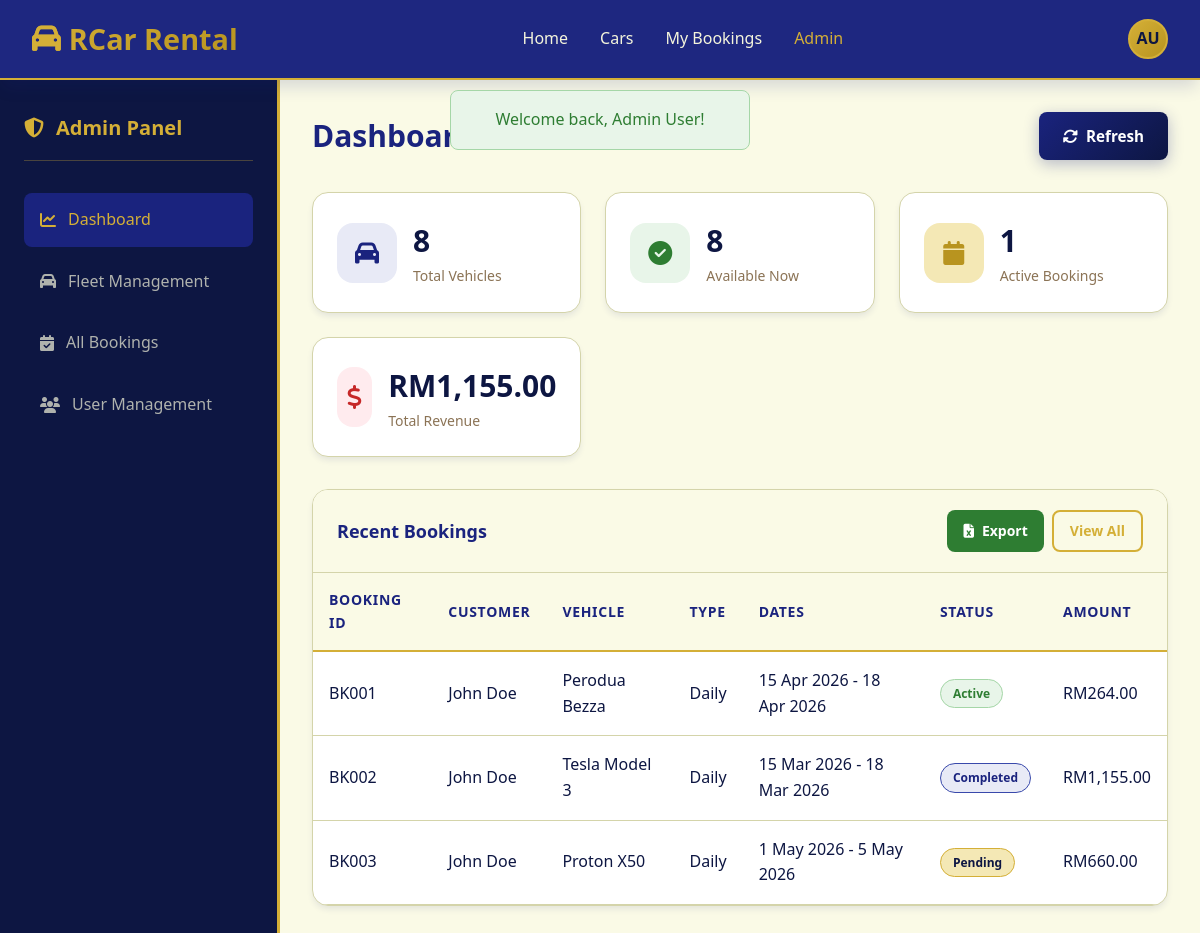
Screenshot of /pages/admin.php (signed in) with the database file from the repository.
### tables this page shows
CREATE TABLE IF NOT EXISTS bookings (
    id VARCHAR(20) PRIMARY KEY,
    user_id INT NOT NULL,
    car_id INT NOT NULL,
    rental_type ENUM('hourly', 'daily') DEFAULT 'daily',
    hours INT DEFAULT NULL,
    pickup_date DATE NOT NULL,
    return_date DATE NOT NULL,
    pickup_time TIME DEFAULT NULL,
    return_time TIME DEFAULT NULL,
    location VARCHAR(100) NOT NULL,
    status ENUM('pending', 'active', 'completed', 'cancelled') DEFAULT 'pending',
    total_amount DECIMAL(10,2) NOT NULL,
    insurance BOOLEAN DEFAULT FALSE,
    gps BOOLEAN DEFAULT FALSE,
    child_seat BOOLEAN DEFAULT FALSE,
    touch_n_go BOOLEAN DEFAULT FALSE,
    created_at TIMESTAMP DEFAULT CURRENT_TIMESTAMP,
    updated_at TIMESTAMP DEFAULT CURRENT_TIMESTAMP ON UPDATE CURRENT_TIMESTAMP,
    FOREIGN KEY (user_id) REFERENCES users(id) ON DELETE CASCADE,
    FOREIGN KEY (car_id) REFERENCES cars(id) ON DELETE CASCADE
);

CREATE TABLE IF NOT EXISTS users (
    id INT AUTO_INCREMENT PRIMARY KEY,
    name VARCHAR(100) NOT NULL,
    email VARCHAR(100) NOT NULL UNIQUE,
    password VARCHAR(255) NOT NULL,
    license_number VARCHAR(50) NOT NULL,
    phone VARCHAR(20) DEFAULT NULL,
    role ENUM('customer', 'admin') DEFAULT 'customer',
    status ENUM('active', 'inactive') DEFAULT 'active',
    created_at TIMESTAMP DEFAULT CURRENT_TIMESTAMP,
    updated_at TIMESTAMP DEFAULT CURRENT_TIMESTAMP ON UPDATE CURRENT_TIMESTAMP
);

CREATE TABLE IF NOT EXISTS cars (
    id INT AUTO_INCREMENT PRIMARY KEY,
    brand VARCHAR(50) NOT NULL,
    model VARCHAR(50) NOT NULL,
    type ENUM('sedan', 'suv', 'luxury', 'electric', 'hatchback', 'mpv') NOT NULL,
    price_per_day DECIMAL(10,2) NOT NULL,
    price_per_hour DECIMAL(10,2) DEFAULT NULL,
    year INT NOT NULL,
    seats INT NOT NULL DEFAULT 5,
    features TEXT,
    image VARCHAR(50) DEFAULT 'fa-car',
    image_exterior VARCHAR(255) DEFAULT NULL,
    image_interior VARCHAR(255) DEFAULT NULL,
    available BOOLEAN DEFAULT TRUE,
    created_at TIMESTAMP DEFAULT CURRENT_TIMESTAMP,
    updated_at TIMESTAMP DEFAULT CURRENT_TIMESTAMP ON UPDATE CURRENT_TIMESTAMP
);

### pages/admin.php (the view, shortened to what this page needs)
<?php
require_once 'includes/header.php';
$conn = getDBConnection();
$view = isset($_GET['view']) ? sanitize($_GET['view']) : 'dashboard';
$totalCars = $conn->query("SELECT COUNT(*) as count FROM cars")->fetch_assoc()['count'];
$availableCars = $conn->query("SELECT COUNT(*) as count FROM cars WHERE available = 1")->fetch_assoc()['count'];
$activeBookings = $conn->query("SELECT COUNT(*) as count FROM bookings WHERE status = 'active'")->fetch_assoc()['count'];
$revenue = $conn->query("SELECT COALESCE(SUM(total_amount), 0) as total FROM bookings WHERE status = 'completed'")->fetch_assoc()['total'];
$recentBookings = $conn->query("SELECT b.*, u.name as user_name, c.brand, c.model
    FROM bookings b
    JOIN users u ON b.user_id = u.id
    JOIN cars c ON b.car_id = c.id
    ORDER BY b.created_at DESC LIMIT 5");
?>
<div class="page active" id="page-admin">
    <div class="admin-layout">
        <aside class="sidebar">
            <div class="sidebar-header">
                <div class="sidebar-title">
                    <i class="fas fa-shield-alt"></i>
                    Admin Panel
                </div>
            </div>
            <ul class="sidebar-menu">
                <li class="sidebar-item">
                    <a href="index.php?page=admin&view=dashboard" class="sidebar-link <?php echo $view == 'dashboard' ? 'active' : ''; ?>">
                        <i class="fas fa-chart-line"></i> Dashboard
                    </a>
                </li>
                <li class="sidebar-item">
                    <a href="index.php?page=admin&view=fleet" class="sidebar-link <?php echo $view == 'fleet' ? 'active' : ''; ?>">
                        <i class="fas fa-car"></i> Fleet Management
                    </a>
                </li>
                <li class="sidebar-item">
                    <a href="index.php?page=admin&view=bookings" class="sidebar-link <?php echo $view == 'bookings' ? 'active' : ''; ?>">
                        <i class="fas fa-calendar-check"></i> All Bookings
                    </a>
                </li>
                <li class="sidebar-item">
                    <a href="index.php?page=admin&view=users" class="sidebar-link <?php echo $view == 'users' ? 'active' : ''; ?>">
                        <i class="fas fa-users"></i> User Management
                    </a>
                </li>
            </ul>
        </aside>
        <div class="admin-main">
            <?php if ($view == 'dashboard'): ?>
            <div class="admin-view" id="admin-dashboard">
                <div class="admin-header">
                    <h1 class="admin-title">Dashboard Overview</h1>
                    <a href="index.php?page=admin&view=dashboard" class="btn btn-primary">
                        <i class="fas fa-sync-alt"></i> Refresh
                    </a>
                </div>
                <div class="stats-grid">
                    <div class="stat-card">
                        <div class="stat-icon blue">
                            <i class="fas fa-car"></i>
                        </div>
                        <div class="stat-info">
                            <h3><?php echo $totalCars; ?></h3>
                            <p>Total Vehicles</p>
                        </div>
                    </div>
                    <div class="stat-card">
                        <div class="stat-icon green">
                            <i class="fas fa-check-circle"></i>
                        </div>
                        <div class="stat-info">
                            <h3><?php echo $availableCars; ?></h3>
                            <p>Available Now</p>
                        </div>
                    </div>
                    <div class="stat-card">
                        <div class="stat-icon yellow">
                            <i class="fas fa-calendar"></i>
                        </div>
                        <div class="stat-info">
                            <h3><?php echo $activeBookings; ?></h3>
                            <p>Active Bookings</p>
                        </div>
                    </div>
                    <div class="stat-card">
                        <div class="stat-icon red">
                            <i class="fas fa-dollar-sign"></i>
                        </div>
                        <div class="stat-info">
                            <h3><?php echo formatCurrency($revenue); ?></h3>
                            <p>Total Revenue</p>
                        </div>
                    </div>
                </div>
                <div class="admin-section">
                    <div class="section-header-bar">
                        <h3 class="section-title-sm">Recent Bookings</h3>
                        <div style="display:flex;gap:0.5rem">
                            <a href="index.php?page=export-bookings" class="btn btn-sm btn-success">
                                <i class="fas fa-file-excel"></i> Export
                            </a>
                            <a href="index.php?page=admin&view=bookings" class="btn btn-sm btn-secondary">View All</a>
                        </div>
                    </div>
                    <div class="table-container">
                        <table class="data-table">
                            <thead>
                                <tr>
                                    <th>Booking ID</th>
                                    <th>Customer</th>
                                    <th>Vehicle</th>
                                    <th>Type</th>
                                    <th>Dates</th>
                                    <th>Status</th>
                                    <th>Amount</th>
                                </tr>
                            </thead>
                            <tbody>
                                <?php while ($booking = $recentBookings->fetch_assoc()): ?>
                                <tr>
                                    <td><?php echo $booking['id']; ?></td>
                                    <td><?php echo htmlspecialchars($booking['user_name']); ?></td>
                                    <td><?php echo $booking['brand'] . ' ' . $booking['model']; ?></td>
                                    <td><?php echo $booking['rental_type'] == 'hourly' ? 'Hourly' : 'Daily'; ?></td>
                                    <td><?php echo formatDate($booking['pickup_date']) . ($booking['return_date'] != $booking['pickup_date'] ? ' - ' . formatDate($booking['return_date']) : ''); ?></td>
                                    <td><?php echo getStatusBadge($booking['status']); ?></td>
                                    <td><?php echo formatCurrency($booking['total_amount']); ?></td>
                                </tr>
                                <?php endwhile; ?>
                            </tbody>
                        </table>
                    </div>
                </div>
            </div>
            <?php endif; ?>
        </div>
    </div>
</div>
<?php require_once 'includes/footer.php'; ?>

### includes/header.php (shortened to what this page needs)
<?php
require_once 'functions.php';
$currentPage = basename($_SERVER['PHP_SELF'], '.php');
?>
<!DOCTYPE html>
<html lang="en">
<head>
    <link href="https://cdnjs.cloudflare.com/ajax/libs/font-awesome/6.4.0/css/all.min.css" rel="stylesheet">
    <link rel="stylesheet" href="css/style.css">
</head>
<body>
    <nav class="navbar" id="navbar">
        <div class="nav-container">
            <a href="index.php" class="logo">
                <i class="fas fa-car"></i>
                RCar Rental
            </a>
            <ul class="nav-links" id="navLinks">
                <li><a href="index.php" class="<?php echo $currentPage == 'home' ? 'active' : ''; ?>">Home</a></li>
                <li><a href="index.php?page=catalog" class="<?php echo $currentPage == 'catalog' ? 'active' : ''; ?>">Cars</a></li>
                <?php if (isLoggedIn()): ?>
                <li><a href="index.php?page=bookings" class="<?php echo $currentPage == 'bookings' ? 'active' : ''; ?>">My Bookings</a></li>
                <?php endif; ?>
                <?php if (isAdmin()): ?>
                <li><a href="index.php?page=admin" class="<?php echo $currentPage == 'admin' ? 'active' : ''; ?>">Admin</a></li>
                <?php endif; ?>
            </ul>
            <div class="nav-actions">
                <?php if (!isLoggedIn()): ?>
                <div id="authButtons">
                    <a href="index.php?page=login" class="btn btn-secondary">Sign In</a>
                    <a href="index.php?page=register" class="btn btn-primary">Sign Up</a>
                </div>
                <?php else: ?>
                <a href="index.php?page=account" class="user-avatar-link" title="My Account">
                    <div class="user-avatar">
                        <span><?php echo getInitials($_SESSION['user_name'] ?? 'User'); ?></span>
                    </div>
                </a>
                <?php endif; ?>
            </div>
        </div>
    </nav>
    <main class="main-content">
    <?php
    $flash = getFlashMessage();
    if ($flash):
    ?>
    <div class="alert alert-<?php echo $flash['type']; ?> show" style="position: fixed; top: 90px; left: 50%; transform: translateX(-50%); z-index: 2000; min-width: 300px; text-align: center;">
        <?php echo $flash['message']; ?>
    </div>
    <?php endif; ?>

### includes/functions.php (shortened to what this page needs)
<?php
function formatDate($dateStr) {
    $date = new DateTime($dateStr);
    return $date->format('j M Y');
}
function formatCurrency($amount) {
    return 'RM' . number_format($amount, 2);
}
function getInitials($name) {
    $words = explode(' ', $name);
    $initials = '';
    foreach ($words as $word) {
        $initials .= strtoupper(substr($word, 0, 1));
    }
    return substr($initials, 0, 2);
}
function isLoggedIn() {
    return isset($_SESSION['user_id']);
}
function isAdmin() {
    return isset($_SESSION['user_role']) && $_SESSION['user_role'] === 'admin';
}
function getFlashMessage() {
    if (isset($_SESSION['flash'])) {
        $flash = $_SESSION['flash'];
        return $flash;
    }
    return null;
}
function getStatusBadge($status) {
    $classes = [
        'pending' => 'status-pending',
        'active' => 'status-active',
        'completed' => 'status-completed',
        'cancelled' => 'status-cancelled'
    ];
    $class = $classes[$status] ?? 'status-pending';
    return '<span class="status-badge ' . $class . '">' . ucfirst($status) . '</span>';
}
?>

### includes/footer.php (shortened to what this page needs)
    </main>
</body>
</html>

### rows the page displays
bookings: id "BK001", user.name "John Doe", car.brand "Perodua", car.model "Bezza", rental_type "Daily", pickup_date "15 Apr 2026", return_date "18 Apr 2026", status "Active", total_amount "RM264.00"
bookings: id "BK002", user.name "John Doe", car.brand "Tesla", car.model "Model 3", rental_type "Daily", pickup_date "15 Mar 2026", return_date "18 Mar 2026", status "Completed", total_amount "RM1,155.00"
bookings: id "BK003", user.name "John Doe", car.brand "Proton", car.model "X50", rental_type "Daily", pickup_date "1 May 2026", return_date "5 May 2026", status "Pending", total_amount "RM660.00"

### other values shown
getInitials($_SESSION['user_name'] ?? 'User') "AU"
$flash['message'] "Welcome back, Admin User!"
$totalCars "8"
$availableCars "8"
$activeBookings "1"
formatCurrency($revenue) "RM1,155.00"
